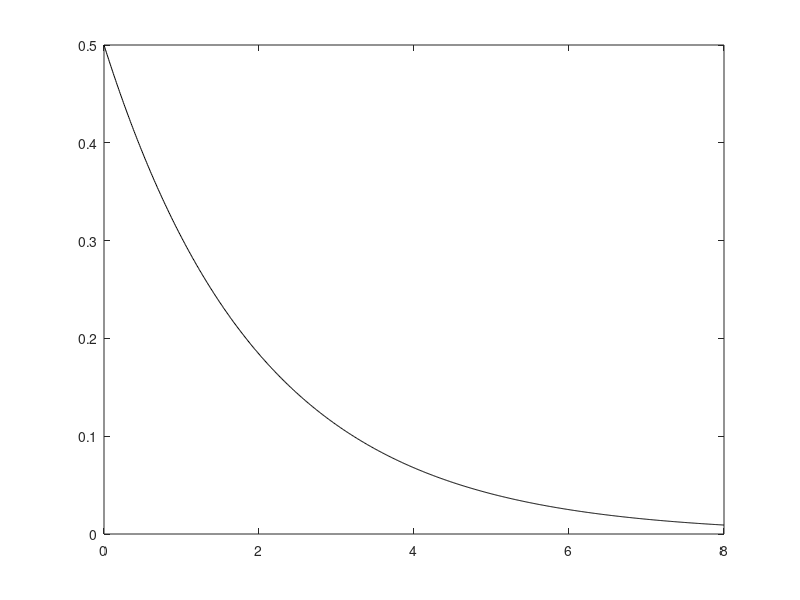
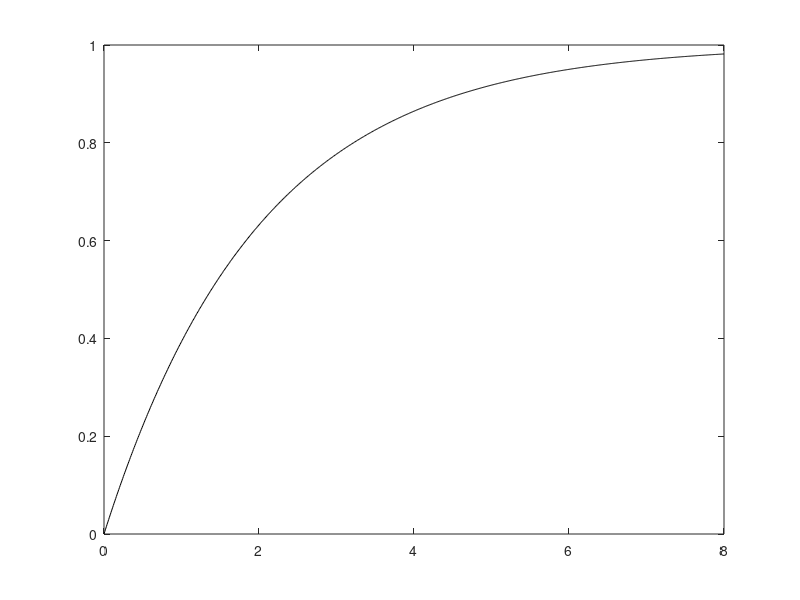
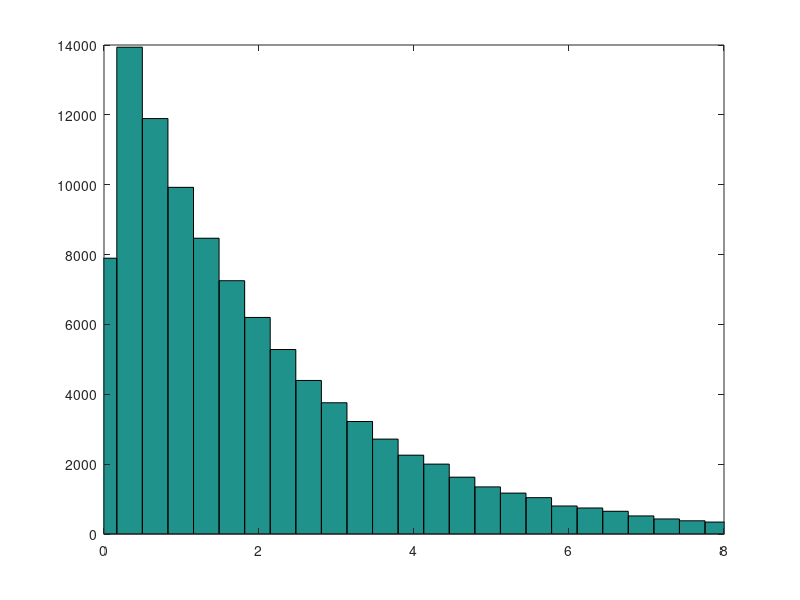
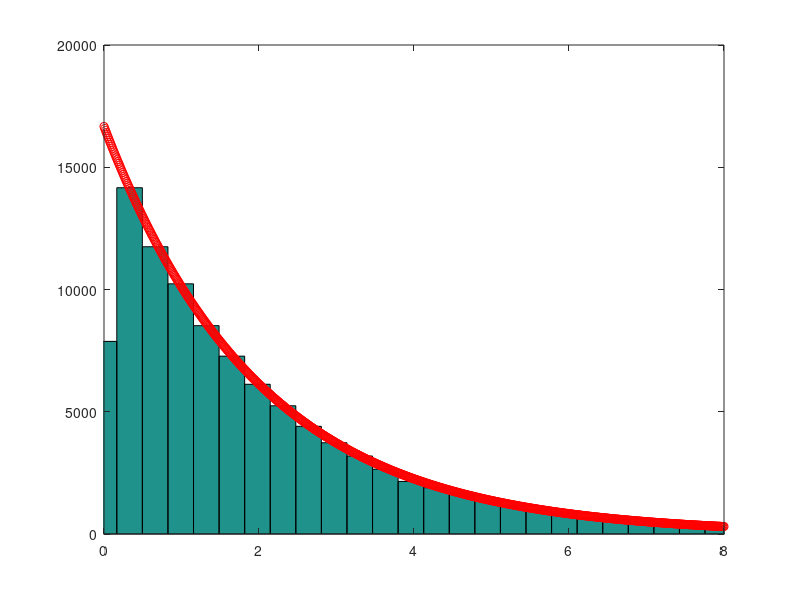

These charts were generated, in order, by the following MATLAB code: (Note: this script raises an error after producing the figures.)
% Ryan Jensen
% CSCI 373
% Prof. Sanft
% Homework 7








%%
%%
%%

%% Problem 1.a
clc
xMin = 0;
xMax = 8;

x = xMin:.01:xMax;
y = exppdf(x, 2);

close ALL;
figure
plot(x,y, 'k-')

%% Problem 1.b
clc
xMin = 0;
xMax = 8;

x = xMin:.01:xMax;
y = expcdf(x, 2);

close ALL;
figure
plot(x,y, 'k-')

%% Problem 1.c
clc
xMin = 0;
xMax = 8;

h = exprnd(2, 10^5, 1);% Total Area: 10^5/3 ==> mult by 3/10^5
x = xMin:.01:xMax;
y = exppdf(x, 2);



close ALL;
figure
hist(h, 0:.33:15)
set(gca,'xlim',[xMin xMax])


%% Problem 1.d
clc
xMin = 0;
xMax = 8;

h = exprnd(2, 10^5, 1);% Total Area: 10^5/3 ==> mult by 3/10^5
x = xMin:.01:xMax;
% Unfortunetly due to the limitations of hist (mac 2013a version) I can only normalize by
% bringing the function up to the histogram's total area instead of the histogram 
% down to an area of 1. The internet said that one limitation of hist is 
% that normalizing had to be done manually.
y = (10^5/3)*exppdf(x, 2);



close ALL;
figure
hist(h, 0:.33:15)
set(gca,'xlim',[xMin xMax])
hold on;
plot(x,y,'ro')


%% Problem 1.e
% See: minRand.m

%% Problem 1.f
clc
xMin = 0;
xMax = 8;

h = minRand(10^5);% Total Area: 10^5/3 ==> mult by 3/10^5

m = mean(h);
fprintf('The mean of %f repititions was %f', 10^5, m);
x = xMin:.01:xMax;
% Unfortunetly due to the limitations of hist (mac 2013a version) I can only normalize by
% bringing the function up to the histogram's total area instead of the histogram 
% down to an area of 1. The internet said that one limitation of hist is 
% that normalizing had to be done manually.
y = (10^5/3)*exppdf(x, 1);



close ALL;
figure
hist(h, 0:.33:15)
set(gca,'xlim',[xMin xMax])
hold on;
plot(x,y,'ro')

%% Problem 1.g
% See atomDecay.m

%% Problem 1.h
clc
N = 25;
times = atomDecay(N, 1/2);

% append 0 to the times
close ALL;
figure
times = [0; times];
stairs(times,N:-1:0);
xlim([0 max(times)*1.1]);

